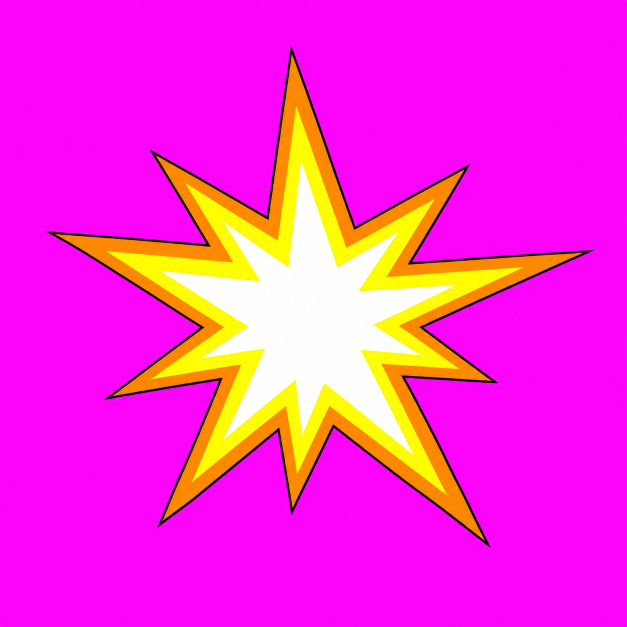
#> input picture tools/art/hitfx/burst.png, 1254 x 1254 px (shown at 1/2 size); its folder holds only this picture in this run
$ python hitfx_cut.py
#> lines starting #> are read from the running program, lines starting #| are printed output that depends on the picture
"""Cut the Codex hit sprites (tools/art/hitfx/*.png, on flat magenta) into transparent PNGs: assets/fx/<name>.png (512 px).
Alpha from the distance to magenta, the magenta spill removed from the edge pixels."""
import os, glob
import numpy as np
from PIL import Image
ROOT = os.path.dirname(os.path.dirname(os.path.dirname(os.path.abspath(__file__))))
for f in glob.glob(os.path.join(ROOT, 'tools', 'art', 'hitfx', '*.png')):
    im = np.asarray(Image.open(f).convert('RGB')).astype(np.float32) / 255
    r, g, b = im[..., 0], im[..., 1], im[..., 2]
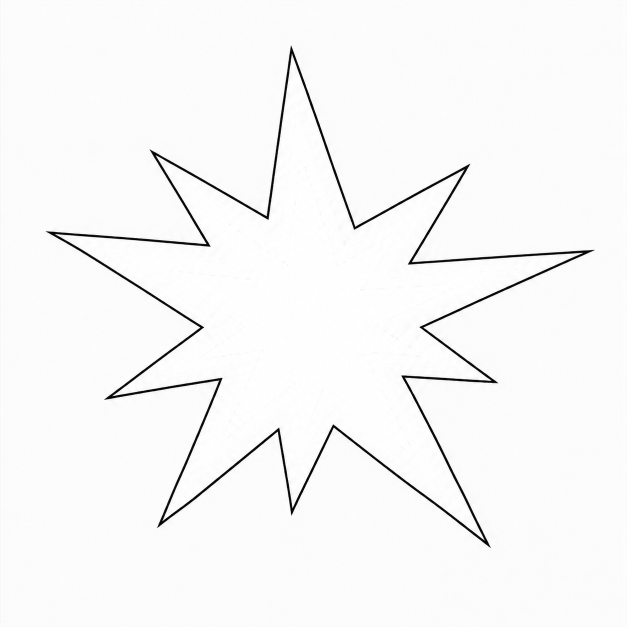
#> r: shape (1254, 1254) float32 (shown at 1/2 size); min 0, max 1, mean 0.972
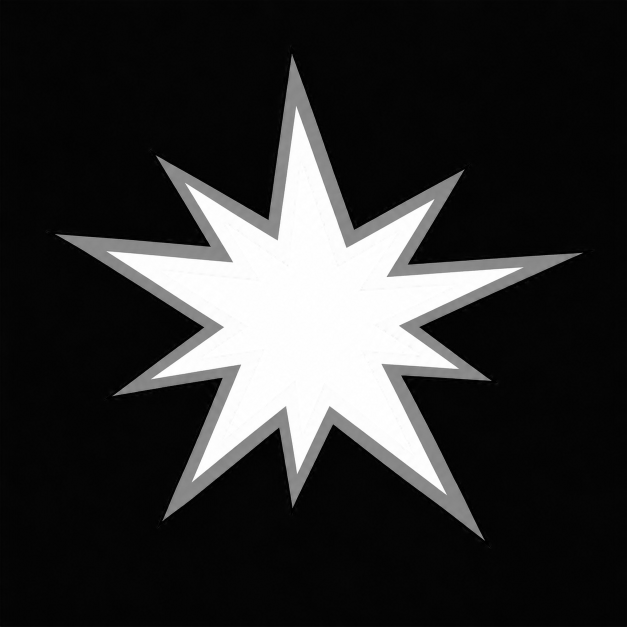
#> g: shape (1254, 1254) float32 (shown at 1/2 size); min 0, max 1, mean 0.183
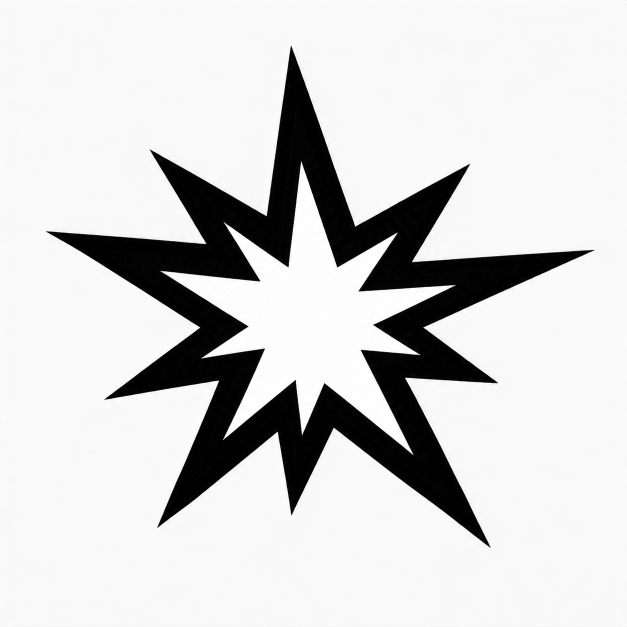
#> b: shape (1254, 1254) float32 (shown at 1/2 size); min 0, max 1, mean 0.827
    # magenta = high r, high b, low g; keyness 1 on pure magenta
    key = np.clip((np.minimum(r, b) - g) * 1.6, 0, 1)
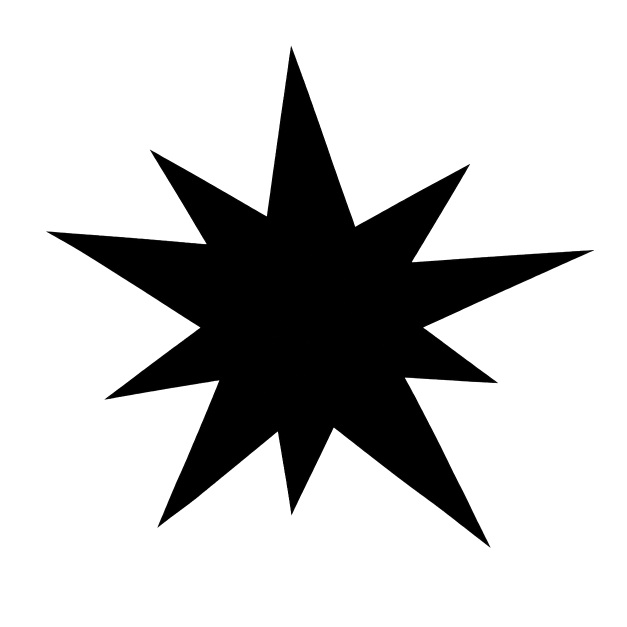
#> key: shape (1254, 1254) float32 (shown at 1/2 size); min 0, max 1, mean 0.778
    a = 1 - key
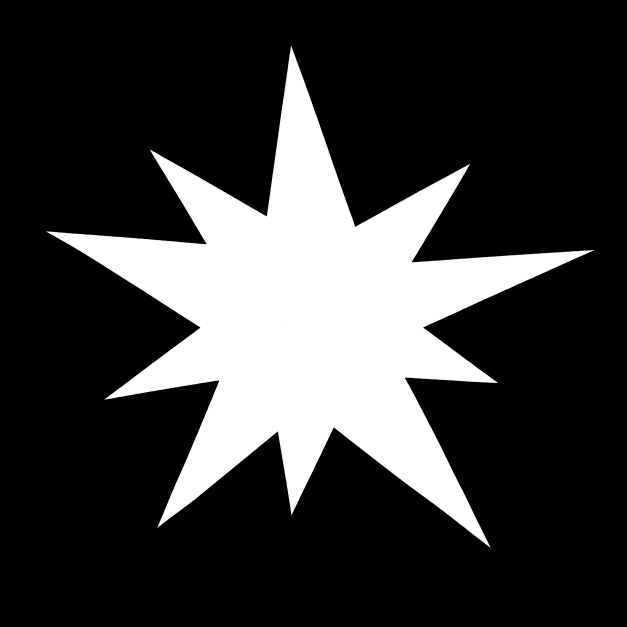
#> a: shape (1254, 1254) float32 (shown at 1/2 size); min 0, max 1, mean 0.222
    a = np.clip((a - 0.08) / 0.84, 0, 1)
    # despill: pull r and b down toward g where the pixel was tinted magenta
    spill = np.clip(np.minimum(r, b) - g, 0, 1) * (1 - a)
    out = np.stack([np.clip(r - spill, 0, 1), g, np.clip(b - spill, 0, 1), a], -1)
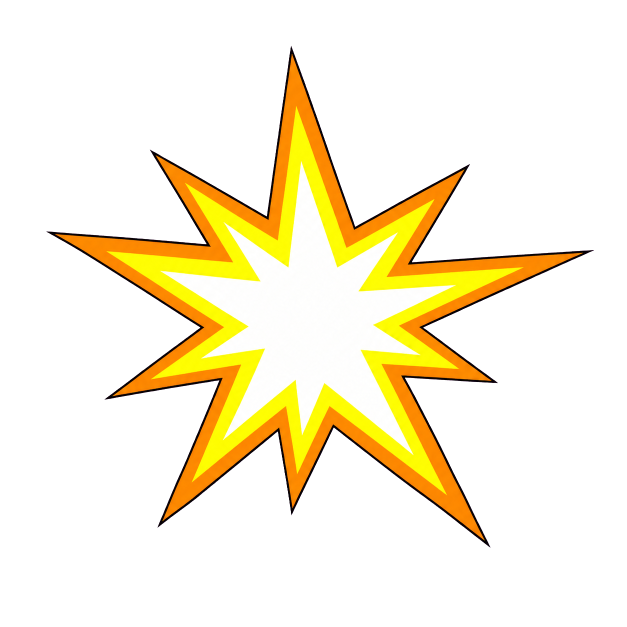
#> out: shape (1254, 1254, 4) float32 (shown at 1/2 size); mean of channels 0, 1, 2, 3 0.228, 0.185, 0.0812, 0.222; transparent parts drawn white
    img = Image.fromarray((out * 255).astype(np.uint8), 'RGBA')
    bb = img.getbbox()
#> bb = (92, 91, 1188, 1096)
    if bb:
        # square crop around the effect, centred, a small margin
        cx, cy = (bb[0] + bb[2]) / 2, (bb[1] + bb[3]) / 2
#> cx = 640; cy = 593.5
        h = max(bb[2] - bb[0], bb[3] - bb[1]) / 2 * 1.06
#> h = 580.9
        img = img.crop((int(cx - h), int(cy - h), int(cx + h), int(cy + h)))
#> img: PIL image 1161x1162 RGBA
    img = img.resize((512, 512), Image.LANCZOS)
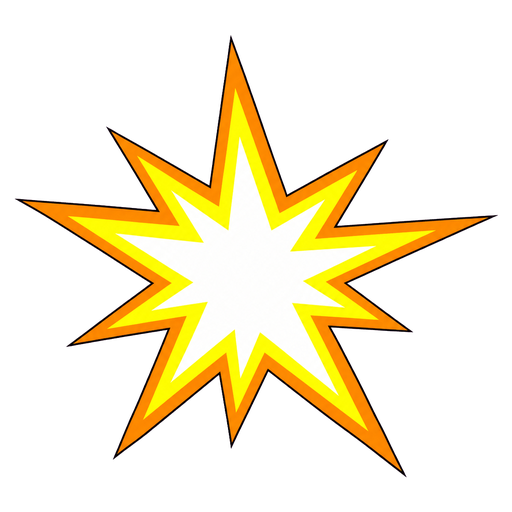
#> img: PIL image 512x512 RGBA; mean R, G, B, A 61.5, 50.9, 20.5, 66; transparent parts drawn white
    img.save(os.path.join(ROOT, 'assets', 'fx', os.path.basename(f)))
    print('cut', os.path.basename(f))

$ run again, on tools/art/hitfx/pow.png
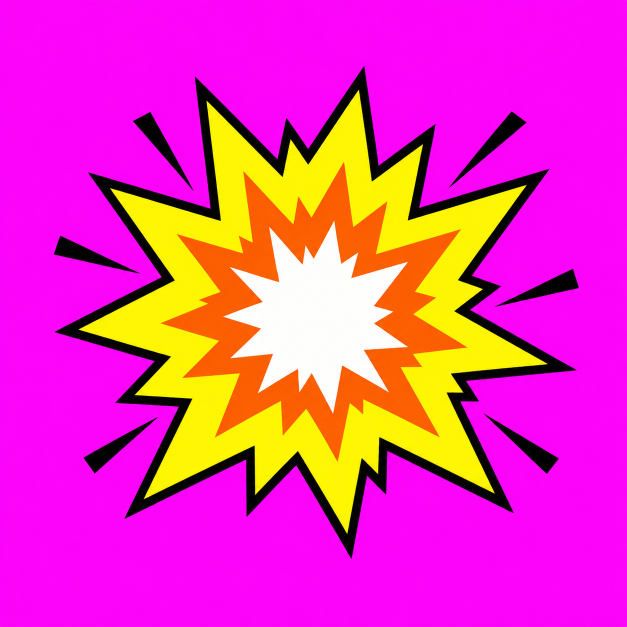
#> input picture tools/art/hitfx/pow.png, 1254 x 1254 px (shown at 1/2 size)
#> `out = np.stack([np.clip(r - spill, 0, 1), g, np.clip(b - spill, 0, 1),..`:
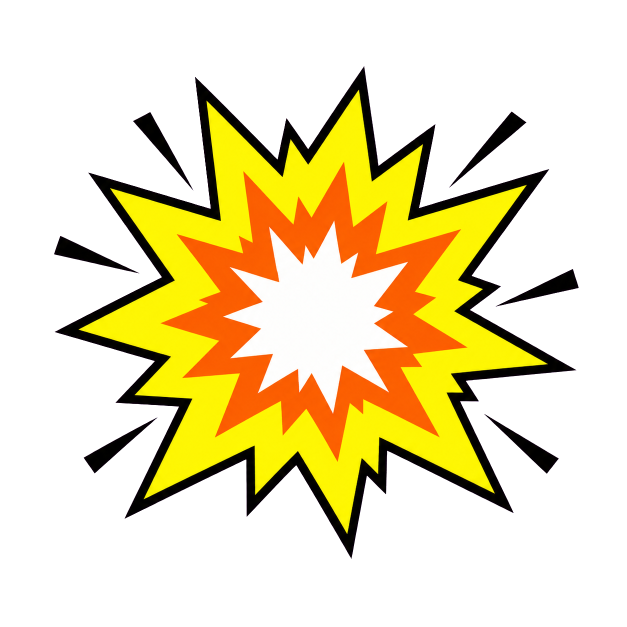
#> out: shape (1254, 1254, 4) float32 (shown at 1/2 size); mean of channels 0, 1, 2, 3 0.275, 0.219, 0.0565, 0.329; transparent parts drawn white
#> bb = (108, 132, 1158, 1118)
#> cx = 633; cy = 625
#> h = 556.5
#> `img = img.resize((512, 512), Image.LANCZOS)`:
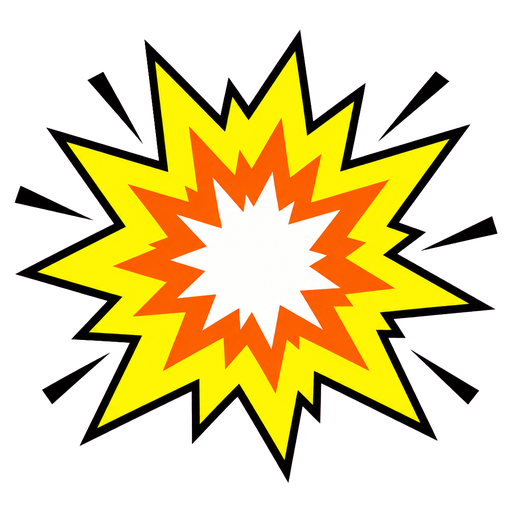
#> img: PIL image 512x512 RGBA; mean R, G, B, A 82.9, 66.5, 14.8, 106.4; transparent parts drawn white

$ run again, on tools/art/hitfx/ring.png
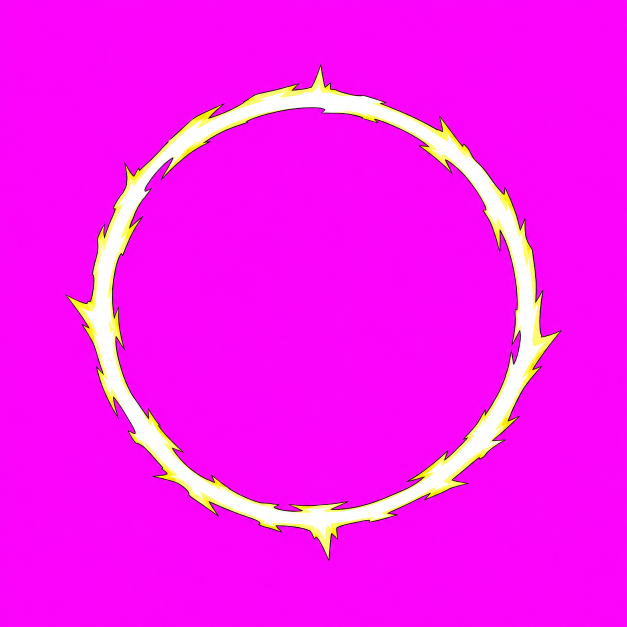
#> input picture tools/art/hitfx/ring.png, 1254 x 1254 px (shown at 1/2 size)
#> `out = np.stack([np.clip(r - spill, 0, 1), g, np.clip(b - spill, 0, 1),..`:
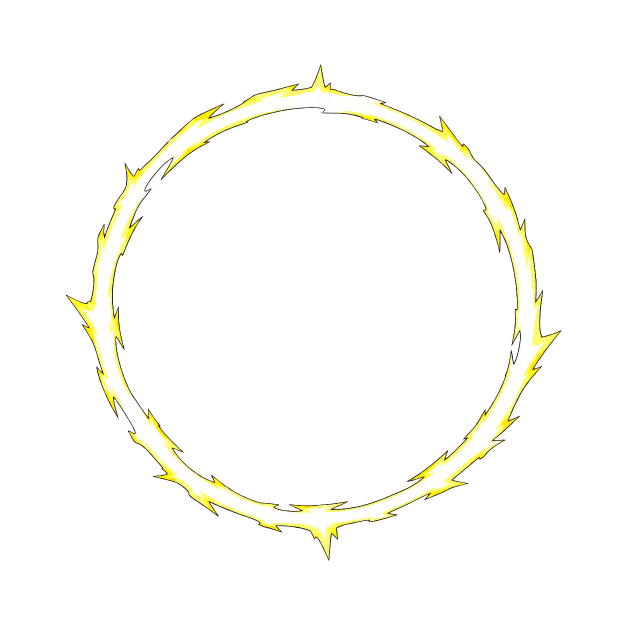
#> out: shape (1254, 1254, 4) float32 (shown at 1/2 size); mean of channels 0, 1, 2, 3 0.0918, 0.0869, 0.0706, 0.0802; transparent parts drawn white
#> bb = (131, 128, 1123, 1122)
#> cx = 627; cy = 625
#> h = 526.8
#> `img = img.resize((512, 512), Image.LANCZOS)`:
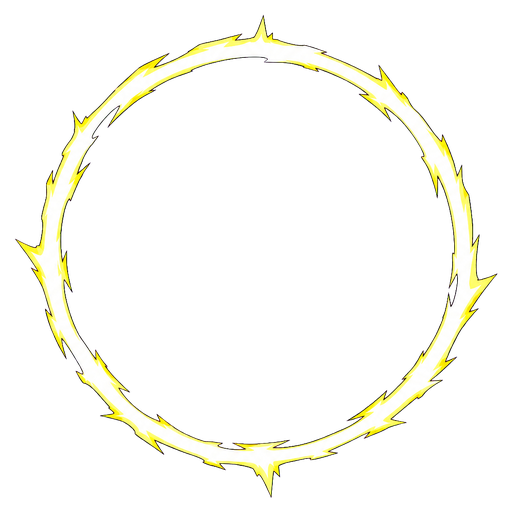
#> img: PIL image 512x512 RGBA; mean R, G, B, A 27.2, 27, 20.8, 29; transparent parts drawn white

$ run again, on tools/art/hitfx/slash.png
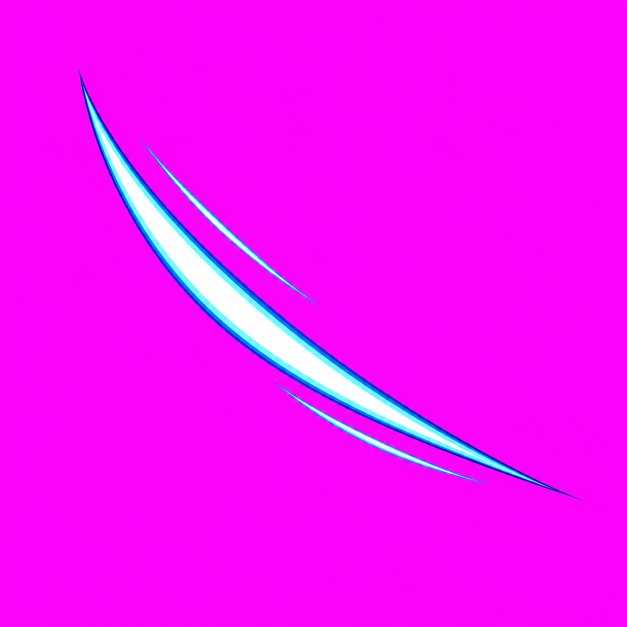
#> input picture tools/art/hitfx/slash.png, 1254 x 1254 px (shown at 1/2 size)
#> bb = (158, 140, 1162, 1000)
#> cx = 660; cy = 570
#> h = 532.1
#> `img = img.resize((512, 512), Image.LANCZOS)`:
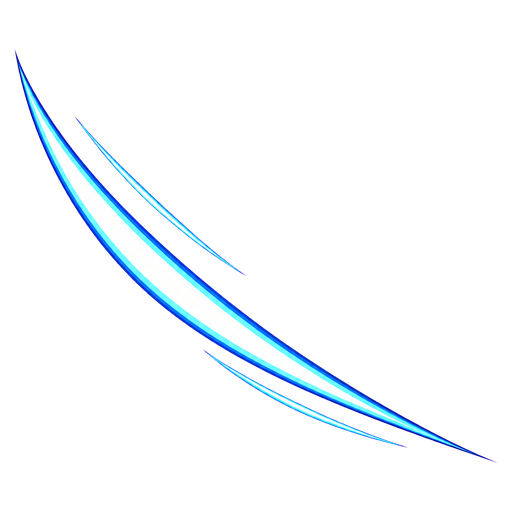
#> img: PIL image 512x512 RGBA; mean R, G, B, A 10.8, 15.5, 21, 18.9; transparent parts drawn white
